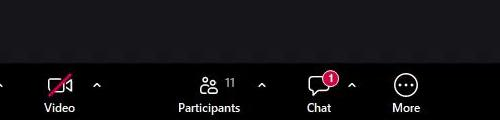
#> input picture .agents/teamwork/explorer_survey_ux/crops/bottom_center_00s.jpg, 500 x 120 px, found by its file name; its folder holds 8 pictures in this run
$ python inspect_foreground.py
#> lines starting #> are read from the running program, lines starting #| are printed output that depends on the picture; after the words box and inside, x2 and y2 are one past the last pixel; in counts of white or black regions, pixels touching at a corner belong together
from PIL import Image
import numpy as np

def inspect_crop(filename):
#> called with filename = 'bottom_center_00s.jpg'
    im = Image.open(f'd:/Milind/Voice Assistant/.agents/teamwork/explorer_survey_ux/crops/{filename}')
#> im is the input picture: PIL image 500x120 RGB; mean R, G, B 17.2, 15.8, 18.8
    arr = np.array(im)
    print(f"\n=== {filename} ({im.width}x{im.height}) ===")
#| === bottom_center_00s.jpg (500x120) ===

    # Find bounding box of foreground elements (pixels significantly different from background)
    # Background is often the edge color (e.g. corner pixel)
    bg_color = arr[0, 0]
#> bg_color = [22, 21, 26]
    diff = np.sqrt(np.sum((arr.astype(float) - bg_color.astype(float))**2, axis=2))
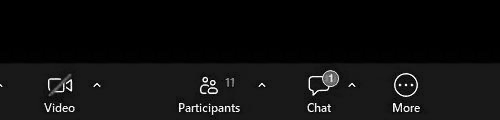
#> diff: shape (120, 500) float64; min 0, max 401.9, mean 24; drawn with min black and max white
    fg_mask = diff > 25
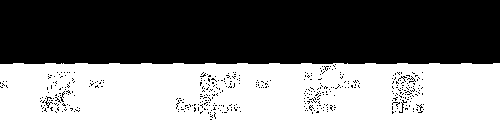
#> fg_mask: shape (120, 500) bool; 45.3% white; 1 white region, box (x1, y1, x2, y2) and area: (0, 63, 500, 120) 27166

    if np.any(fg_mask):
        y_indices, x_indices = np.where(fg_mask)
        min_x, max_x = np.min(x_indices), np.max(x_indices)
#> min_x = 0; max_x = 499
        min_y, max_y = np.min(y_indices), np.max(y_indices)
#> min_y = 63; max_y = 119
        w_box = max_x - min_x + 1
#> w_box = 500
        h_box = max_y - min_y + 1
#> h_box = 57
        print(f"Foreground bounding box: x=[{min_x}..{max_x}] (w={w_box}), y=[{min_y}..{max_y}] (h={h_box})")
#| Foreground bounding box: x=[0..499] (w=500), y=[63..119] (h=57)

        # Sample center of foreground
        cy = (min_y + max_y) // 2
#> cy = 91
        cx = (min_x + max_x) // 2
#> cx = 249
        center_color = arr[cy, cx]
#> center_color = [0, 0, 0]
        print(f"Center pixel color: RGB {center_color}")
#| Center pixel color: RGB [0 0 0]
    else:
        print("No foreground detected against corner background.")

for f in ["bottom_center_00s.jpg", "bottom_center_05s.jpg", "bottom_center_08s.jpg",
          "bottom_center_15s.jpg", "bottom_center_30s.jpg", "bottom_center_44s.jpg",
          "bottom_center_50s.jpg", "bottom_center_60s.jpg", "bottom_right_05s.jpg", "bottom_right_08s.jpg"]:
    inspect_crop(f)
#> pass 2 of the loop `for f in ["bottom_center_00s.jpg", "bottom_center_05s.jpg", "bottom_ce..`:
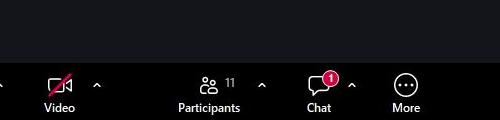
#> input picture .agents/teamwork/explorer_survey_ux/crops/bottom_center_05s.jpg, 500 x 120 px, found by its file name
#> in inspect_crop, im is the input picture: PIL image 500x120 RGB; mean R, G, B 16, 15.6, 18.8
#| === bottom_center_05s.jpg (500x120) ===
#> bg_color = [20, 21, 26]
#> in inspect_crop (call 2), `diff = np.sqrt(np.sum((arr.astype(float) - bg_color.astype(float))**2,..`:
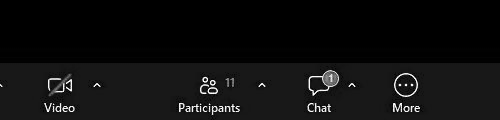
#> diff: shape (120, 500) float64; min 0, max 403, mean 24; drawn with min black and max white
#> in inspect_crop (call 2), `fg_mask = diff > 25`:
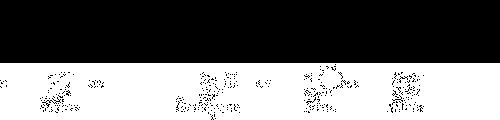
#> fg_mask: shape (120, 500) bool; 46% white; 1 white region, box (x1, y1, x2, y2) and area: (0, 63, 500, 120) 27579
#| Foreground bounding box: x=[0..499] (w=500), y=[63..119] (h=57)
#| Center pixel color: RGB [0 0 0]
#> (the run stopped early here; a loop or call above may not have finished)
